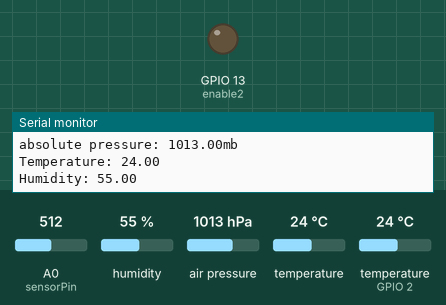
This sketch was run on a simulated ESP8266 (NodeMCU). On the bench: output pins drawn as LEDs (lit = HIGH), the last lines printed to the serial monitor. The inputs (shaded band) are chosen by the test bench; at power-on: A0 (sensorPin) = 512, humidity 55 %, air pressure 1013 hPa, temperature 24 °C, temperature (sensor on GPIO 2) 24 °C. WiFi joins after 1.5 s; servers stay silent unless stated.

Above: at 2.7 s.
2.8 s: A0 (sensorPin) set to 445
4.3 s: A0 (sensorPin) set to 423
At 5.2 s:
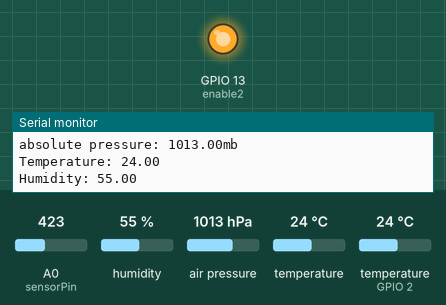
6.1 s: A0 (sensorPin) set to 716
At 6.9 s:
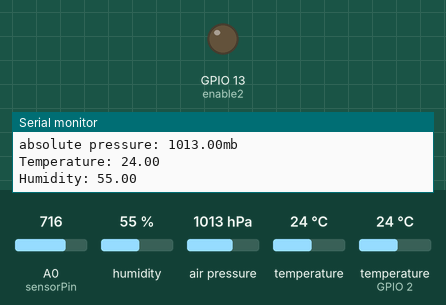
7.7 s: A0 (sensorPin) set to 306
At 8.2 s:
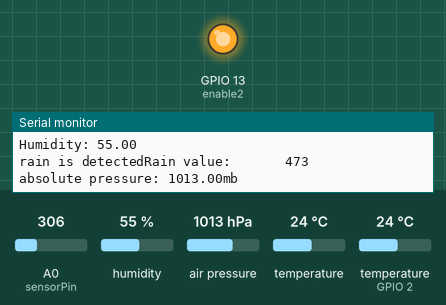
Timing chart, 0 to 10.4 s (numbered marks = the images above; inputs shaded):
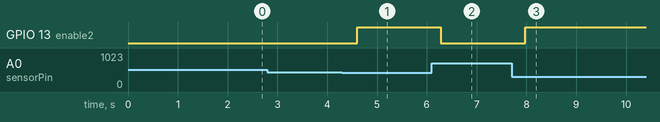

The sketch:

weather_monitoring.ino
```cpp
#include <SFE_BMP180.h>
#include "DHT.h"
#include <Wire.h>
#include <ESP8266WiFi.h>
//#include <Adafruit_BMP085.h>
//#define seaLevelPressure_hPa 1013.25
int sensorPin = A0;    // input for LDR and rain sensor
int enable2 = 13;      // enable reading Rain sensor
int sensorValue2 = 0;  // variable to store the value coming from sensor Rain sensor
double T, P;
WiFiClient client;
char status;
SFE_BMP180 bmp;
//Adafruit_BMP085 bmp;
DHT dht(2, DHT11);

String apiKey = "O2O4YCNCAVQB7YW2";
const char* server = "api.thingspeak.com";
const char *ssid =  "OPPO F19 Pro";
const char *pass =  "f4yz6qg4";

void setup() {
  Serial.begin(9600);
  pinMode(enable2, OUTPUT);
  dht.begin();
  bmp.begin();
  Wire.begin();
  WiFi.begin(ssid,pass);

  while (WiFi.status() != WL_CONNECTED) {
    delay(500);
    Serial.print(".");
  }
  Serial.println("");
  Serial.println("WiFi connected");
}

void loop(){
status =  bmp.startTemperature();
  if (status != 0) {
    delay(status);
    status = bmp.getTemperature(T);

    status = bmp.startPressure(3);// 0 to 3
    if (status != 0) {
      delay(status);
      status = bmp.getPressure(P, T);
      if (status != 0) {

      }
    }
  }

float h = dht.readHumidity();
float t = dht.readTemperature();

  if (isnan(h) || isnan(t)) {
    Serial.println("Failed to read from DHT sensor!");
    return;
  }
  Serial.print("Temperature: ");
  Serial.println(t);
  Serial.print("Humidity: ");
  Serial.println(h);

  delay(500);
sensorValue2 = analogRead(sensorPin);
sensorValue2 = constrain(sensorValue2, 150, 440);
sensorValue2 = map(sensorValue2, 150, 440, 1023, 0);
if (sensorValue2>= 20)
{
  Serial.print("rain is detected");

digitalWrite(enable2, HIGH);
  }
  else

{
  Serial.print("rain not detected \n");
  digitalWrite(enable2, LOW);
  }
  Serial.print("Rain value:       ");
  Serial.println(sensorValue2);
  Serial.println();

   Serial.print("absolute pressure: ");
    Serial.print(P, 2);
    Serial.println("mb");

     /*Serial.print("Pressure = ");
    Serial.print(bmp.readPressure());
    Serial.println(" Pa");

    Serial.print("Pressure at sealevel (calculated) = ");
    Serial.print(bmp.readSealevelPressure());
    Serial.println(" Pa");

    Serial.print("Altitude = ");
    Serial.print(bmp.readAltitude());
    Serial.println(" meters");*/

    if (client.connect(server, 80)) {
    String postStr = apiKey;
    postStr += "&field1=";
    postStr += String(t);
    postStr += "&field2=";
    postStr += String(h);
    postStr += "&field3=";
    postStr += String(sensorValue2);
    postStr += "&field4=";
    postStr += String(P);
    postStr += "\r\n\r\n\r\n\r\n";

    client.print("POST /update HTTP/1.1\n");
    client.print("Host: api.thingspeak.com\n");
    client.print("Connection: close\n");
    client.print("X-THINGSPEAKAPIKEY: " + apiKey + "\n");
    client.print("Content-Type: application/x-www-form-urlencoded\n");
    client.print("Content-Length: ");
    client.print(postStr.length());
    client.print("\n\n\n\n");
    client.print(postStr);
    }
    client.stop();
  delay(100);
}
```

Measured:
- the behaviour switches between 435 and 434 on A0 (sensorPin) (found by bisection; images 0 and 1)
- after the input at 4.3 s, GPIO 13 (enable2): LOW → HIGH after 0.30 s
- after the input at 6.1 s, GPIO 13 (enable2): HIGH → LOW after 0.18 s
- after the input at 7.7 s, GPIO 13 (enable2): LOW → HIGH after 0.28 s
